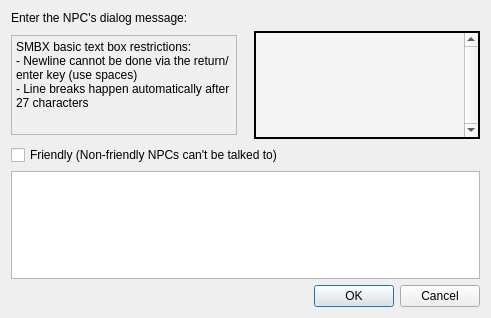
<?xml version="1.0" encoding="UTF-8"?>
<ui version="4.0">
 <class>ItemMsgBox</class>
 <widget class="QDialog" name="ItemMsgBox">
  <property name="geometry">
   <rect>
    <x>0</x>
    <y>0</y>
    <width>491</width>
    <height>318</height>
   </rect>
  </property>
  <property name="minimumSize">
   <size>
    <width>0</width>
    <height>0</height>
   </size>
  </property>
  <property name="baseSize">
   <size>
    <width>0</width>
    <height>0</height>
   </size>
  </property>
  <property name="windowTitle">
   <string>Set message box</string>
  </property>
  <property name="windowIcon">
   <iconset resource="../../../_resources/toolbar/toolbar.qrc">
    <normaloff>:/toolbar/dock/coin.png</normaloff>:/toolbar/dock/coin.png</iconset>
  </property>
  <layout class="QVBoxLayout" name="verticalLayout">
   <item>
    <widget class="QLabel" name="NotesLabel">
     <property name="whatsThis">
      <string>&lt;html&gt;&lt;head/&gt;&lt;body&gt;&lt;p&gt;This is a message, what will be displayed if player will do talk with this NPC.&lt;/p&gt;&lt;p&gt;&lt;span style=&quot; font-weight:600;&quot;&gt;Note:&lt;/span&gt; All quotes and new-line characters will be removed.&lt;/p&gt;&lt;/body&gt;&lt;/html&gt;</string>
     </property>
     <property name="text">
      <string>Enter the NPC's dialog message:</string>
     </property>
    </widget>
   </item>
   <item>
    <layout class="QGridLayout" name="gridLayout">
     <item row="0" column="0">
      <widget class="QTextBrowser" name="textBrowser">
       <property name="sizePolicy">
        <sizepolicy hsizetype="Minimum" vsizetype="Expanding">
         <horstretch>0</horstretch>
         <verstretch>0</verstretch>
        </sizepolicy>
       </property>
       <property name="minimumSize">
        <size>
         <width>200</width>
         <height>0</height>
        </size>
       </property>
       <property name="maximumSize">
        <size>
         <width>16777215</width>
         <height>100</height>
        </size>
       </property>
       <property name="palette">
        <palette>
         <active>
          <colorrole role="Dark">
           <brush brushstyle="SolidPattern">
            <color alpha="255">
             <red>160</red>
             <green>160</green>
             <blue>160</blue>
            </color>
           </brush>
          </colorrole>
          <colorrole role="Base">
           <brush brushstyle="SolidPattern">
            <color alpha="0">
             <red>255</red>
             <green>255</green>
             <blue>255</blue>
            </color>
           </brush>
          </colorrole>
          <colorrole role="Shadow">
           <brush brushstyle="SolidPattern">
            <color alpha="255">
             <red>105</red>
             <green>105</green>
             <blue>105</blue>
            </color>
           </brush>
          </colorrole>
         </active>
         <inactive>
          <colorrole role="Dark">
           <brush brushstyle="SolidPattern">
            <color alpha="255">
             <red>160</red>
             <green>160</green>
             <blue>160</blue>
            </color>
           </brush>
          </colorrole>
          <colorrole role="Base">
           <brush brushstyle="SolidPattern">
            <color alpha="0">
             <red>255</red>
             <green>255</green>
             <blue>255</blue>
            </color>
           </brush>
          </colorrole>
          <colorrole role="Shadow">
           <brush brushstyle="SolidPattern">
            <color alpha="255">
             <red>105</red>
             <green>105</green>
             <blue>105</blue>
            </color>
           </brush>
          </colorrole>
         </inactive>
         <disabled>
          <colorrole role="WindowText">
           <brush brushstyle="SolidPattern">
            <color alpha="255">
             <red>160</red>
             <green>160</green>
             <blue>160</blue>
            </color>
           </brush>
          </colorrole>
          <colorrole role="Dark">
           <brush brushstyle="SolidPattern">
            <color alpha="255">
             <red>160</red>
             <green>160</green>
             <blue>160</blue>
            </color>
           </brush>
          </colorrole>
          <colorrole role="Text">
           <brush brushstyle="SolidPattern">
            <color alpha="255">
             <red>160</red>
             <green>160</green>
             <blue>160</blue>
            </color>
           </brush>
          </colorrole>
          <colorrole role="ButtonText">
           <brush brushstyle="SolidPattern">
            <color alpha="255">
             <red>160</red>
             <green>160</green>
             <blue>160</blue>
            </color>
           </brush>
          </colorrole>
          <colorrole role="Shadow">
           <brush brushstyle="SolidPattern">
            <color alpha="255">
             <red>105</red>
             <green>105</green>
             <blue>105</blue>
            </color>
           </brush>
          </colorrole>
         </disabled>
        </palette>
       </property>
       <property name="mouseTracking">
        <bool>false</bool>
       </property>
       <property name="focusPolicy">
        <enum>Qt::NoFocus</enum>
       </property>
       <property name="verticalScrollBarPolicy">
        <enum>Qt::ScrollBarAlwaysOff</enum>
       </property>
       <property name="horizontalScrollBarPolicy">
        <enum>Qt::ScrollBarAlwaysOff</enum>
       </property>
       <property name="html">
        <string>&lt;!DOCTYPE HTML PUBLIC &quot;-//W3C//DTD HTML 4.0//EN&quot; &quot;http://www.w3.org/TR/REC-html40/strict.dtd&quot;&gt;
&lt;html&gt;&lt;head&gt;&lt;meta name=&quot;qrichtext&quot; content=&quot;1&quot; /&gt;&lt;meta charset=&quot;utf-8&quot; /&gt;&lt;style type=&quot;text/css&quot;&gt;
p, li { white-space: pre-wrap; }
hr { height: 1px; border-width: 0; }
li.unchecked::marker { content: &quot;\2610&quot;; }
li.checked::marker { content: &quot;\2612&quot;; }
&lt;/style&gt;&lt;/head&gt;&lt;body style=&quot; font-family:'Segoe UI'; font-size:9pt; font-weight:400; font-style:normal;&quot;&gt;
&lt;p style=&quot; margin-top:0px; margin-bottom:0px; margin-left:0px; margin-right:0px; -qt-block-indent:0; text-indent:0px;&quot;&gt;SMBX basic text box restrictions:&lt;/p&gt;
&lt;p style=&quot; margin-top:0px; margin-bottom:0px; margin-left:0px; margin-right:0px; -qt-block-indent:0; text-indent:0px;&quot;&gt;- Newline cannot be done via the return/enter key (use spaces)&lt;/p&gt;
&lt;p style=&quot; margin-top:0px; margin-bottom:0px; margin-left:0px; margin-right:0px; -qt-block-indent:0; text-indent:0px;&quot;&gt;- Line breaks happen automatically after 27 characters&lt;/p&gt;&lt;/body&gt;&lt;/html&gt;</string>
       </property>
      </widget>
     </item>
     <item row="0" column="2">
      <widget class="QPlainTextEdit" name="msgTextBoxTiny">
       <property name="maximumSize">
        <size>
         <width>420</width>
         <height>16777215</height>
        </size>
       </property>
       <property name="palette">
        <palette>
         <active>
          <colorrole role="Base">
           <brush brushstyle="SolidPattern">
            <color alpha="255">
             <red>244</red>
             <green>244</green>
             <blue>244</blue>
            </color>
           </brush>
          </colorrole>
         </active>
         <inactive>
          <colorrole role="Base">
           <brush brushstyle="SolidPattern">
            <color alpha="255">
             <red>244</red>
             <green>244</green>
             <blue>244</blue>
            </color>
           </brush>
          </colorrole>
         </inactive>
         <disabled/>
        </palette>
       </property>
       <property name="frameShape">
        <enum>QFrame::Box</enum>
       </property>
       <property name="frameShadow">
        <enum>QFrame::Plain</enum>
       </property>
       <property name="lineWidth">
        <number>2</number>
       </property>
       <property name="verticalScrollBarPolicy">
        <enum>Qt::ScrollBarAlwaysOn</enum>
       </property>
       <property name="horizontalScrollBarPolicy">
        <enum>Qt::ScrollBarAlwaysOff</enum>
       </property>
       <property name="readOnly">
        <bool>true</bool>
       </property>
       <property name="maximumBlockCount">
        <number>27</number>
       </property>
      </widget>
     </item>
     <item row="0" column="1">
      <spacer name="horizontalSpacer">
       <property name="orientation">
        <enum>Qt::Horizontal</enum>
       </property>
       <property name="sizeHint" stdset="0">
        <size>
         <width>40</width>
         <height>20</height>
        </size>
       </property>
      </spacer>
     </item>
    </layout>
   </item>
   <item>
    <widget class="QCheckBox" name="checkFriendly">
     <property name="text">
      <string>Friendly (Non-friendly NPCs can't be talked to)</string>
     </property>
    </widget>
   </item>
   <item>
    <widget class="QPlainTextEdit" name="msgTextBox"/>
   </item>
   <item>
    <widget class="QDialogButtonBox" name="buttonBox">
     <property name="orientation">
      <enum>Qt::Horizontal</enum>
     </property>
     <property name="standardButtons">
      <set>QDialogButtonBox::Cancel|QDialogButtonBox::Ok</set>
     </property>
    </widget>
   </item>
  </layout>
 </widget>
 <resources>
  <include location="../../../_resources/toolbar/toolbar.qrc"/>
 </resources>
 <connections>
  <connection>
   <sender>buttonBox</sender>
   <signal>accepted()</signal>
   <receiver>ItemMsgBox</receiver>
   <slot>accept()</slot>
   <hints>
    <hint type="sourcelabel">
     <x>248</x>
     <y>254</y>
    </hint>
    <hint type="destinationlabel">
     <x>157</x>
     <y>274</y>
    </hint>
   </hints>
  </connection>
  <connection>
   <sender>buttonBox</sender>
   <signal>rejected()</signal>
   <receiver>ItemMsgBox</receiver>
   <slot>reject()</slot>
   <hints>
    <hint type="sourcelabel">
     <x>316</x>
     <y>260</y>
    </hint>
    <hint type="destinationlabel">
     <x>286</x>
     <y>274</y>
    </hint>
   </hints>
  </connection>
 </connections>
</ui>
